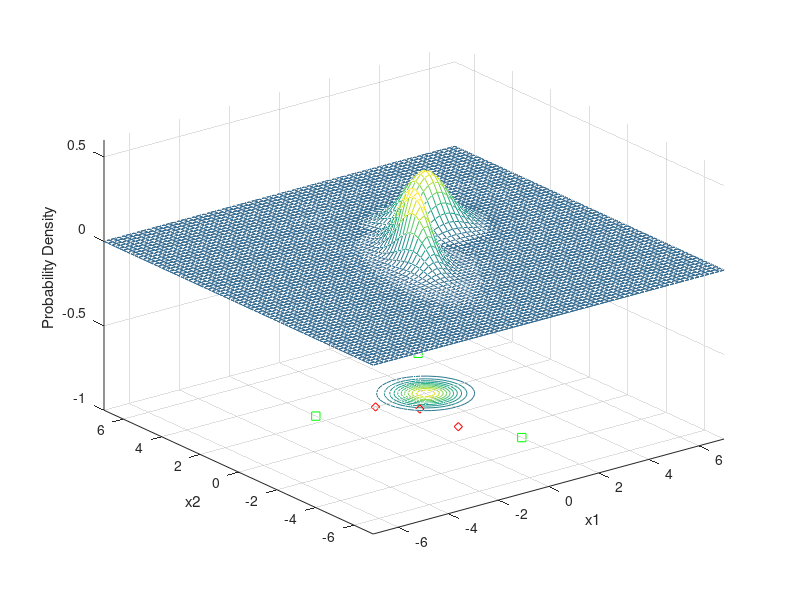

Here is the MATLAB script that generated this plot: (Note: this script raises an error after producing the figure.)
%given code
x1 = -7:.2:7;
x2 = -7:.2:7;
[X1,X2] = meshgrid(x1,x2); 

mu1 = [0 0];
Sigma1 = [.25 .3; .3 1];
F1 = mvnpdf([X1(:) X2(:)],mu1,Sigma1); 
F1 = reshape(F1,length(x2),length(x1));
meshc(X1,X2,F1);
axis([-7 7 -7 7 -1.0 .6])
xlabel('x1'); ylabel('x2'); zlabel('Probability Density');
hold on;

mu2 = [2 2];
Sigma2 = [.5 .0; 0 .5];
F2 = mvnpdf([X1(:) X2(:)],mu2,Sigma2);
F2 = reshape(F2,length(x2),length(x1));
meshc(X1,X2,F2);
axis([-7 7 -7 7 -1.0 .6])
xlabel('x1'); ylabel('x2'); zlabel('Probability Density');

caxis([min(F2(:))-.5*range(F2(:)),max(F2(:))]);

%task 1 and 2
x = [1 1; 1 -1; 4 5; -2 2.5; 0 2; 2 -3];

for n=1:6
g1 = -log(2*pi)-0.5*log(det(Sigma1))-0.5*(x(n,:)'-mu1')'*inv(Sigma1)*(x(n,:)'-mu1')+log(0.5);
g2 = -log(2*pi)-0.5*log(det(Sigma2))-0.5*(x(n,:)'-mu2')'*inv(Sigma2)*(x(n,:)'-mu2')+log(0.5);

if g1>g2
    plot3(x(n,1),x(n,2),-1.0,'rd');
else
    plot3(x(n,1),x(n,2),-1.0,'gs');
end
end

syms x1 x2;
g1 = -log(2*pi) - 0.5*log(det(Sigma1)) - 0.5*([x1;x2]-mu1')'*(Sigma1^-1)*([x1;x2]-mu1') + log(0.5);
g2 = -log(2*pi) - 0.5*log(det(Sigma2)) - 0.5*([x1;x2]-mu2')'*(Sigma2^-1)*([x1;x2]-mu2') + log(0.5);
g = g1 - g2;
L3=ezplot(g, [ [-10,10], [-10,10] ]);     
